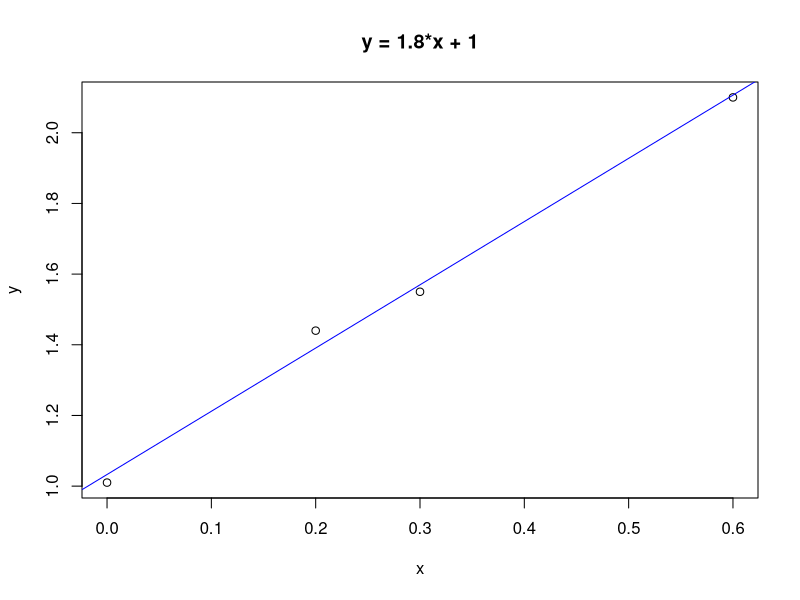
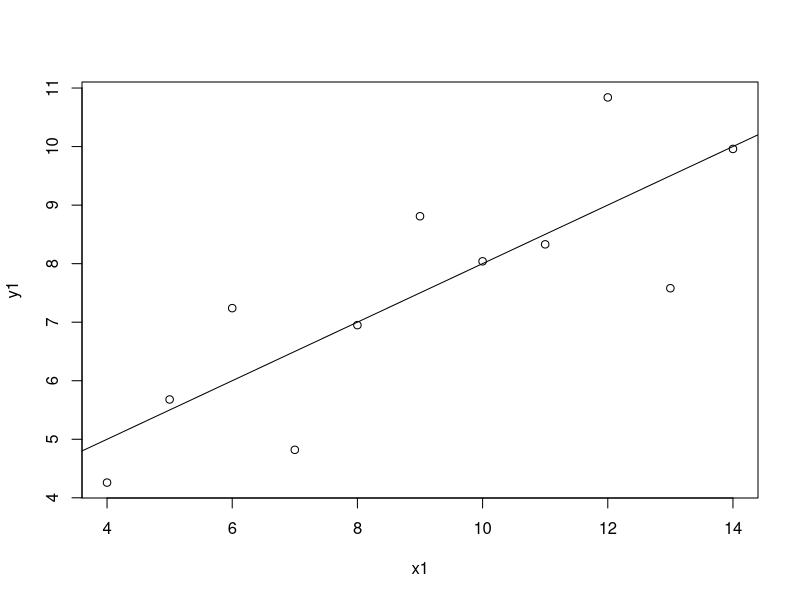
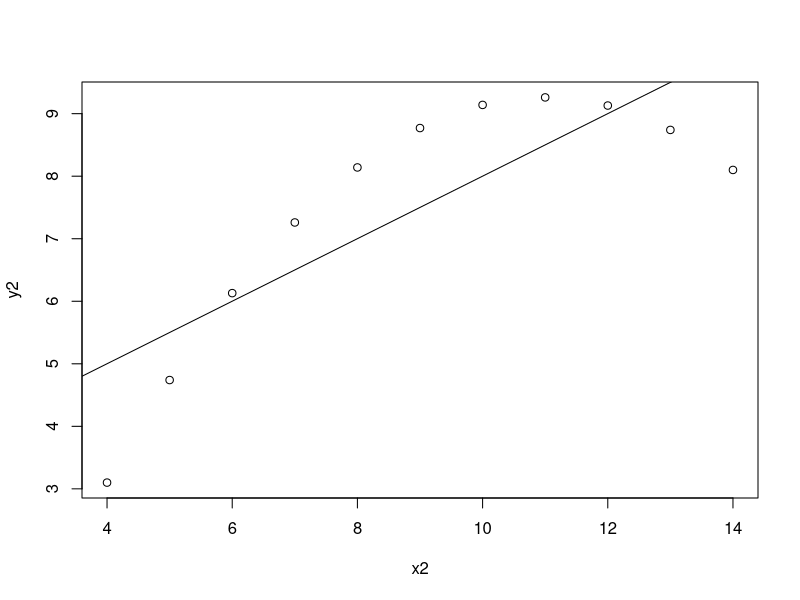
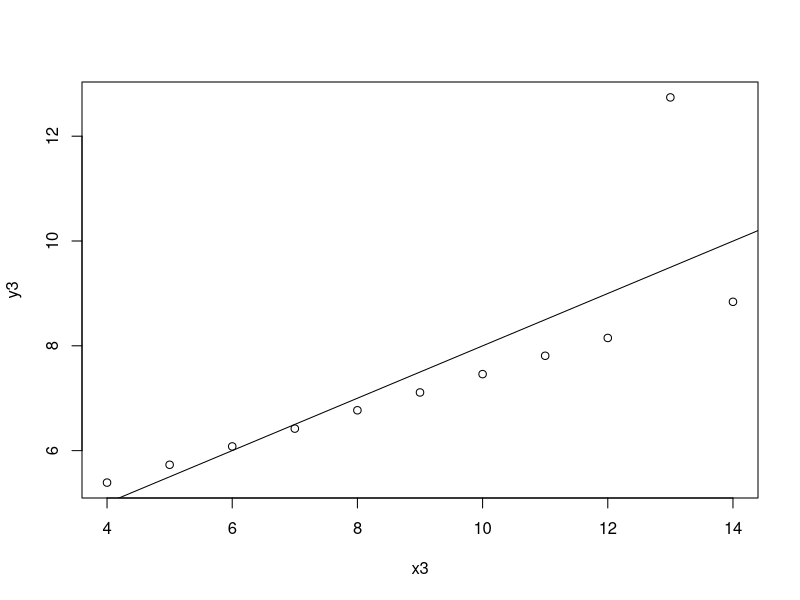
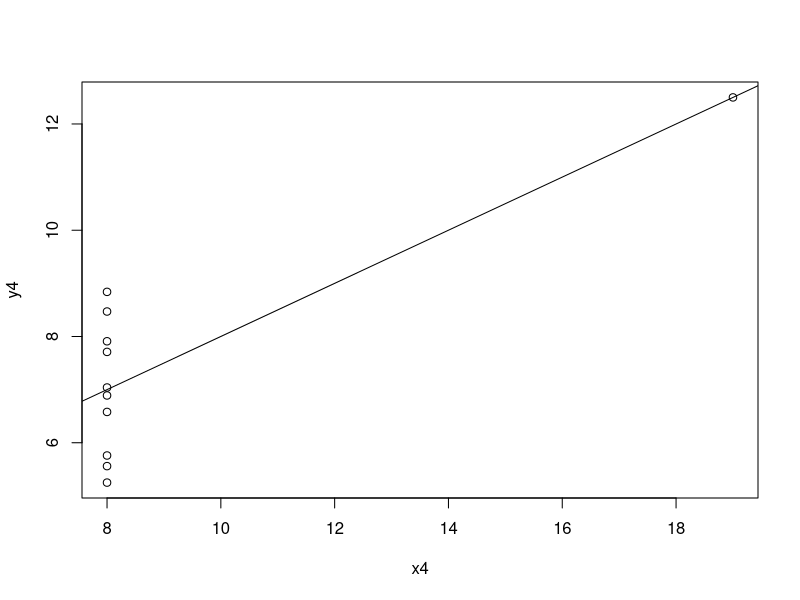
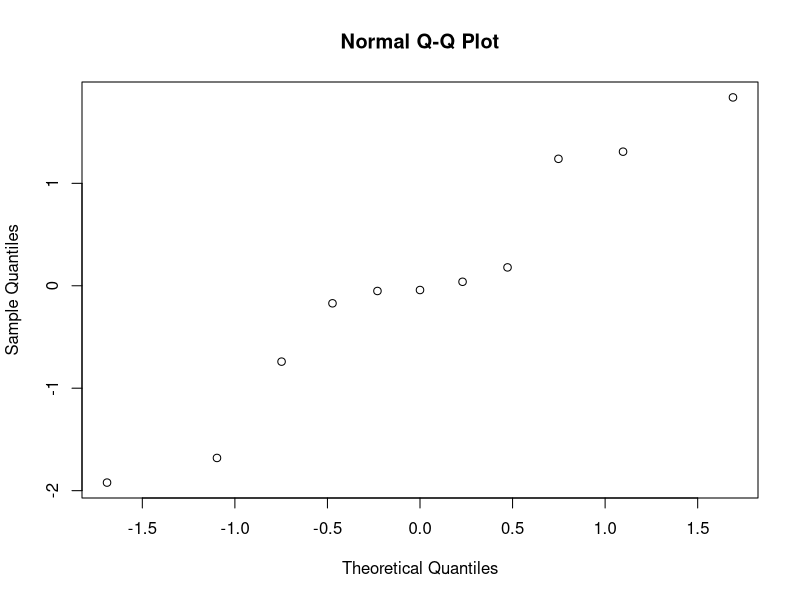
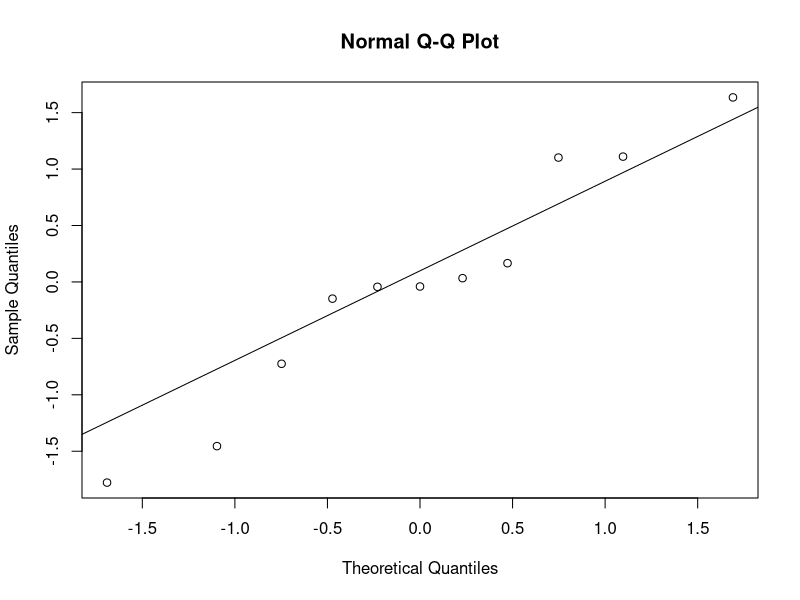
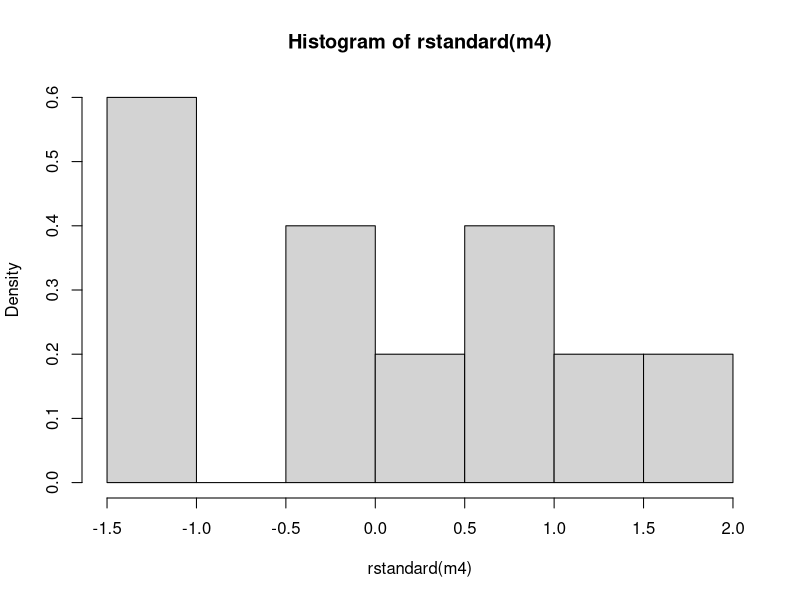

Write the R code that produced these figures, in order.
require(stats)
attach(anscombe)
a <- read.csv('data/hooker-data.data')
x <- c(0, 0.2, 0.3, 0.6)
y <-  c(1.01, 1.44, 1.55, 2.1)
donnees <- data.frame(varx = x,
                      vary = y)
reg <- lm(vary~varx, data = donnees)
summary(reg)
coeff = coefficients(reg)
eq = paste0("y = ", round(coeff[2],1), "*x + ", round(coeff[1],1))

plot(x, y, main = eq)
abline(reg, col="blue")

Res = residuals(reg)
sum(Res)

#prediction y barre
coeff[2]*mean(x) + coeff[1]
mean(y)

#Variance totale 
Sy2 <- mean(y^2) - mean(y)^2
Sy2

#Variance expliquée par la régression
Sreg <- mean(reg$fitted.values^2)-mean(y)^2
Sreg

#Variance résiduelle 
Sres <- mean((reg$residuals)^2)
Sres

#Variance totale 
Stot <- Sreg+Sres
Stot


R2 <- Sreg/Sy2
R2


cor(reg$fitted.values,y , method='pearson')
m1 <- lm(y1 ~ x1)
plot(x1, y1)
abline(m1$coefficients[1], m1$coefficients[2])

m2 <- lm(y2 ~ x2)
plot(x2, y2)
abline(m2$coefficients[1], m2$coefficients[2])

m3 <- lm(y3 ~ x3)
plot(x3, y3)
abline(m3$coefficients[1], m3$coefficients[2])

m4 <- lm(y4 ~ x4)
plot(x4, y4)
abline(m4$coefficients[1], m4$coefficients[2])


#6
summary(m4)
qqnorm(m1$residuals)
rstandard(m4)

#normalité
qqnorm(rstandard(m1))
qqline(rstandard(m1))
hist(rstandard(m4), freq = FALSE)

plot(x4,rstandard(m4))
plot(m4$fitted.values, rstandard(m4))

#Prediction
summary(a)
a

#Modèle
model_hooker <- lm(Pression ~ Temp, data = a)

#Vérifications des hypothèses
plot(a$Temp, a$Pression)
abline(model_hooker$coefficients[1], model_hooker$coefficients[2])


summary(model_hooker)
qqnorm(model_hooker$residuals)
qqline(model_hooker$residuals)
plot(model_hooker$fitted.values, rstandard(model_hooker))
?predict.lm
?confint
confint(model_hooker, level = 0.99)
data_test <- data.frame(Temp = c(97))
predict(model_hooker, data_test, level=0.99, interval = 'confidence')
